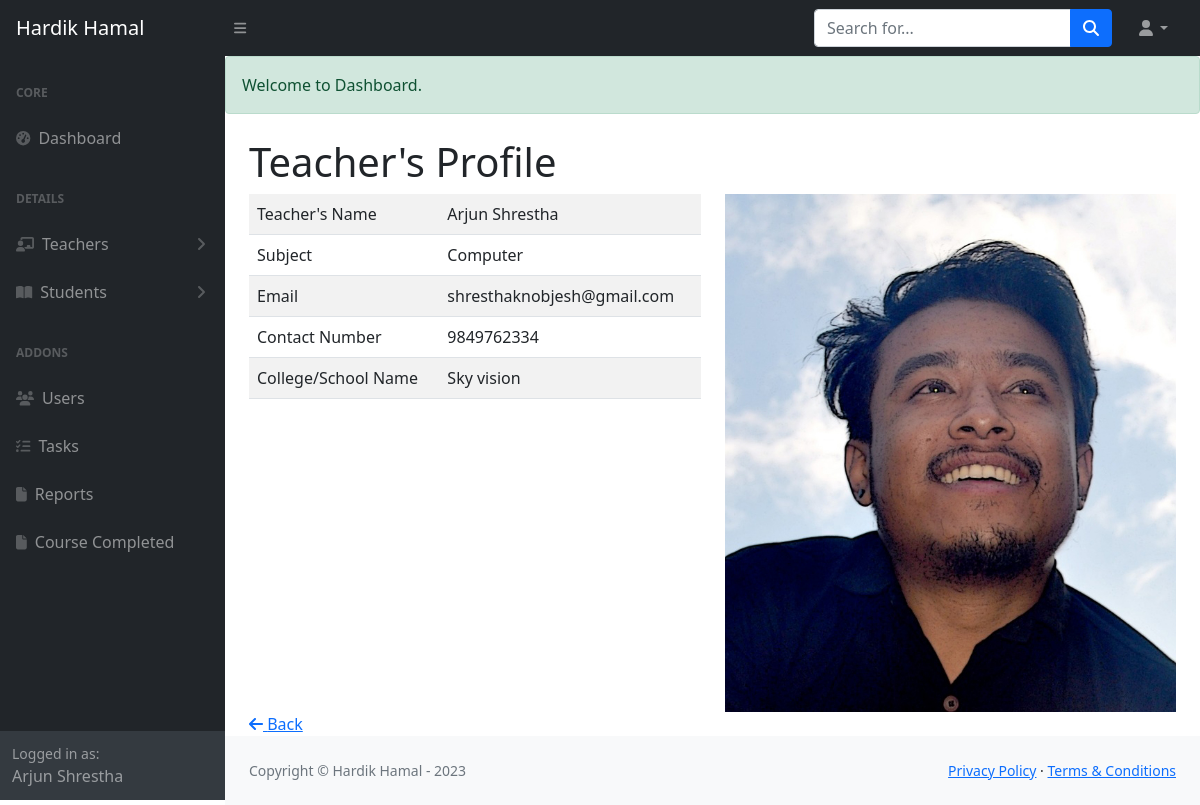
Page /admin/teacherview.php?id=23 (signed in) on the committed database.
### tables this page shows
CREATE TABLE `teachers` (
  `id` int(11) NOT NULL,
  `teachername` varchar(100) NOT NULL,
  `sub` varchar(100) NOT NULL,
  `email` varchar(100) NOT NULL,
  `contact` varchar(10) NOT NULL,
  `college` varchar(100) NOT NULL,
  `img` varchar(100) NOT NULL,
  `created_at` datetime DEFAULT current_timestamp(),
  `updated_at` datetime DEFAULT NULL ON UPDATE current_timestamp()
);

### admin/teacherview.php (the view, shortened to what this page needs)
<?php
    require_once 'inc/header.php';
    require_once 'inc/topbar.php';
    require_once 'inc/sidebar.php';
?>
            <div id="layoutSidenav_content">
                <main>
                <?php echo flash();
                    if(isset($_GET,$_GET['id']) && !empty($_GET)){
                        $id = $_GET['id'];
                        $sql = "SELECT * FROM teachers WHERE id = '$id'";
                        $result = mysqli_query($conn,$sql);
                        $rows = mysqli_fetch_assoc($result);
                    }
                ?>
                    <div class="container-fluid px-4">
                        <h1 class="mt-4">Teacher's Profile</h1>
                        <div class="row">
                            <div class="col-md-6">
                                <table class="table table-striped">
                                    <tr>
                                        <td>Teacher's Name</td>
                                        <td><?php echo $rows['teachername'] ?></td>
                                    </tr>
                                    <tr>
                                        <td>Subject</td>
                                        <td><?php echo $rows['sub'] ?></td>
                                    </tr>
                                    <tr>
                                        <td>Email</td>
                                        <td><?php echo $rows['email'] ?></td>
                                    </tr>
                                    <tr>
                                        <td>Contact Number</td>
                                        <td><?php echo $rows['contact'] ?></td>
                                    </tr>
                                    <tr>
                                        <td>College/School Name</td>
                                        <td><?php echo $rows['college'] ?></td>
                                    </tr>
                                </table>
                            </div>
                            <div class="col-md-6">
                                <img src="<?php
                                    if('uploads/teachers/'!='uploads/teachers/'.$rows['img']){
                                        echo 'uploads/teachers/'.$rows['img'];
                                    }else {
                                        echo 'assets/img/logo.jpg';
                                    }
                                ?>" class="img-fluid" alt="">
                            </div>
                        </div>
                        <a href="teacherlist.php"><i class="fa fa-arrow-left"></i> Back</a>
                    </div>
                </main>
<?php
    require_once 'inc/footer.php';
?>

### rows in the picture
teachers: teachername "Arjun Shrestha", sub "Computer", email "shresthaknobjesh@gmail.com", contact "9849762334", college "Sky vision", img (picture)

### other values in the picture
$_SESSION['fname'] "Arjun Shrestha"
$_SESSION['success'] "Welcome to Dashboard."
